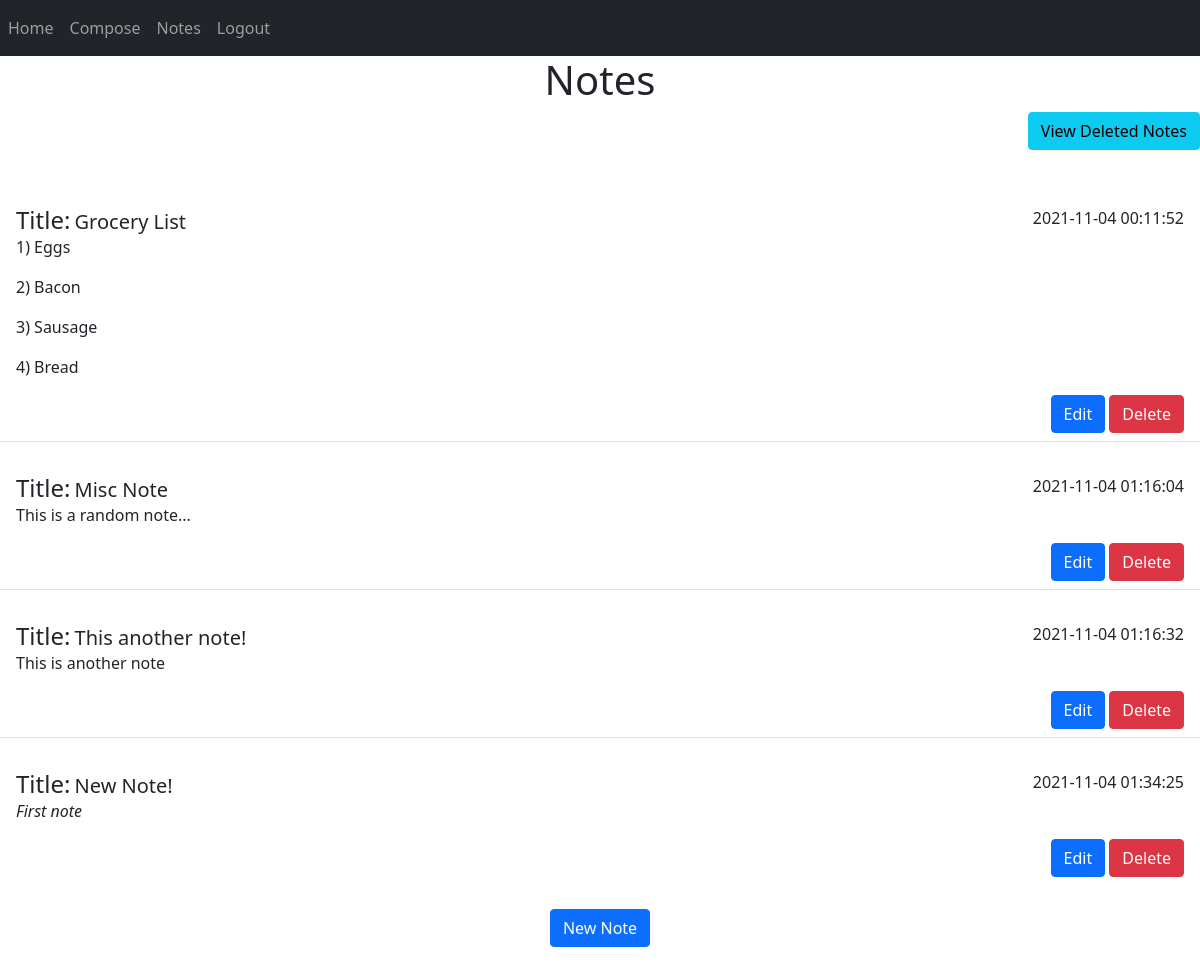
The app's page /notes (signed in) with its own data.
### app/models.py (models this page shows)
class Note(db.Model):
    id = db.Column(db.Integer, primary_key=True)
    title = db.Column(db.String(255))
    data = db.Column(db.String(10000))
    date = db.Column(db.DateTime(timezone=True), default=func.now())
    deleted = db.Column(db.Boolean)
    user_id = db.Column(db.Integer, db.ForeignKey('user.id'))

### app/routes.py (the view)
@view.route('/notes', methods=['GET', 'POST'])
@login_required
def notes():
    return render_template("notes.html", user=current_user)

### app/__init__.py (called while the page is built)
def create_app():
    from .models import User, download_attachment
    app = Flask(__name__)
    app.config.from_object(Config)
    db.init_app(app)
    migrate = Migrate(app, db)
    app.jinja_env.globals.update(download_attachment=download_attachment)
    from .routes import view
    app.register_blueprint(view, url_prefix='/')
    login = LoginManager(app)
    login.login_view = 'view.login'
    login.init_app(app)
    @login.user_loader
    def load_user(id):
        return User.query.get(int(id))
    return app

### app/templates/notes.html
{% extends "base.html" %} {% block content %}
<h1 align="center">Notes</h1>
<ul class="list-group list-group-flush" id="view-deleted">
  <li>
    <span style="float: right">
      <a
        href="{{ url_for('view.deletedNotes', user=user) }}"
        class="btn btn-info"
        role="button"
        >View Deleted Notes</a
      >
    </span>
  </li>
</ul>
<br />
<ul class="list-group list-group-flush" id="notes">
  {% for note in user.notes %} {% if note.deleted == False %}
  <br />
  <li class="list-group-item">
    <div p-3 mb-2 bg-white text-dark>
      <h4 style="display: inline">Title:</h4>
      <h5 style="display: inline">{{ note.title }}</h5>
      <span style="float: right">{{ note.date }}</span> {{ note.data |safe}}
      <p>
        <span style="float: right">
          <a
            href="{{ url_for('view.editNote', id=note.id) }}"
            class="btn btn-primary"
            role="button"
            >Edit</a
          >
          <a
            href="{{ url_for('view.deleteNote', id=note.id) }}"
            class="btn btn-danger"
            role="button"
            >Delete</a
          >
        </span>
      </p>
    </div>
  </li>
  {% endif %} {% endfor %}
</ul>
<br />
<div align="center">
  <a
    href="{{ url_for('view.addNote', user=user) }}"
    class="btn btn-primary"
    role="button"
    >New Note</a
  >
</div>
<br />
<br />
{% endblock %}

### app/templates/base.html (shortened to what this page needs)
<!DOCTYPE html>
<html lang="en">
  <head>
    <link
      href="https://cdn.jsdelivr.net/npm/bootstrap@5.0.2/dist/css/bootstrap.min.css"
      rel="stylesheet"
    />
    <link
      rel="stylesheet"
      href="https://cdnjs.cloudflare.com/ajax/libs/font-awesome/4.7.0/css/font-awesome.min.css"
    />
  </head>
  <body>
    <nav class="navbar navbar-expand-lg navbar-dark bg-dark">
      <div class="collapse navbar-collapse">
        <div class="navbar-nav">
          {% if current_user.is_anonymous %}
          <a class="nav-item nav-link" href="/login">Login</a>
          <a class="nav-item nav-link" href="/sign-up">Sign Up</a>
          {% else %}
          <a
            class="nav-item nav-link"
            href="{{ url_for('view.index', refresh = False) }}"
            >Home</a
          >
          <a class="nav-item nav-link" href="/compose">Compose </a>
          <a class="nav-item nav-link" href="/notes">Notes</a>
          <a class="nav-item nav-link" href="/logout">Logout</a>
          {% endif %}
        </div>
      </div>
    </nav>
     {% block content %}{%
    endblock %}
  </body>
</html>

### records on screen
Note: title "Grocery List", date "2021-11-04 00:11:52", data "1) Eggs 2) Bacon 3) Sausage 4) Bread"
Note: title "Misc Note", date "2021-11-04 01:16:04", data "This is a random note..."
Note: title "This another note!", date "2021-11-04 01:16:32", data "This is another note"
Note: title "New Note!", date "2021-11-04 01:34:25", data "First note"
